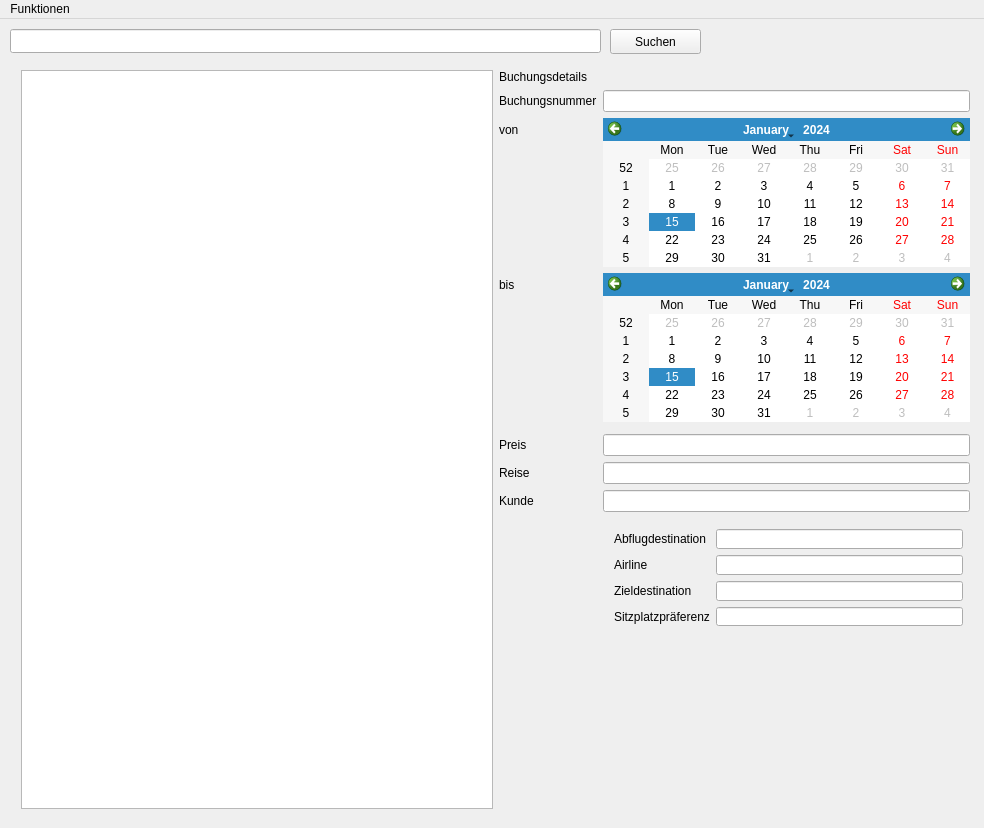
<?xml version="1.0" encoding="UTF-8"?>
<ui version="4.0">
 <class>MainWindow</class>
 <widget class="QMainWindow" name="MainWindow">
  <property name="geometry">
   <rect>
    <x>0</x>
    <y>0</y>
    <width>984</width>
    <height>828</height>
   </rect>
  </property>
  <property name="sizePolicy">
   <sizepolicy hsizetype="Fixed" vsizetype="Expanding">
    <horstretch>0</horstretch>
    <verstretch>0</verstretch>
   </sizepolicy>
  </property>
  <property name="windowTitle">
   <string>Travelagency UpAndAway</string>
  </property>
  <widget class="QWidget" name="centralWidget">
   <widget class="QWidget" name="horizontalLayoutWidget">
    <property name="geometry">
     <rect>
      <x>10</x>
      <y>40</y>
      <width>971</width>
      <height>761</height>
     </rect>
    </property>
    <layout class="QHBoxLayout" name="horizontalLayout">
     <item>
      <widget class="QTableWidget" name="tableWidget">
       <property name="sizePolicy">
        <sizepolicy hsizetype="Expanding" vsizetype="Expanding">
         <horstretch>0</horstretch>
         <verstretch>0</verstretch>
        </sizepolicy>
       </property>
       <property name="showGrid">
        <bool>true</bool>
       </property>
       <property name="sortingEnabled">
        <bool>true</bool>
       </property>
       <property name="rowCount">
        <number>0</number>
       </property>
       <property name="columnCount">
        <number>3</number>
       </property>
       <attribute name="horizontalHeaderVisible">
        <bool>false</bool>
       </attribute>
       <attribute name="horizontalHeaderCascadingSectionResizes">
        <bool>false</bool>
       </attribute>
       <attribute name="horizontalHeaderDefaultSectionSize">
        <number>128</number>
       </attribute>
       <attribute name="horizontalHeaderHighlightSections">
        <bool>false</bool>
       </attribute>
       <attribute name="verticalHeaderShowSortIndicator" stdset="0">
        <bool>true</bool>
       </attribute>
       <column>
        <property name="text">
         <string>Buchungsnummer</string>
        </property>
       </column>
       <column>
        <property name="text">
         <string>Preis</string>
        </property>
       </column>
       <column>
        <property name="text">
         <string>Kunde</string>
        </property>
       </column>
      </widget>
     </item>
     <item>
      <layout class="QFormLayout" name="formLayout_4">
       <item row="1" column="0">
        <widget class="QLabel" name="label_4">
         <property name="text">
          <string>Buchungsdetails</string>
         </property>
        </widget>
       </item>
       <item row="2" column="0">
        <widget class="QLabel" name="label_3">
         <property name="text">
          <string>Buchungsnummer</string>
         </property>
        </widget>
       </item>
       <item row="2" column="1">
        <widget class="QLineEdit" name="lineEdit"/>
       </item>
       <item row="3" column="0">
        <widget class="QLabel" name="label_2">
         <property name="text">
          <string>von</string>
         </property>
        </widget>
       </item>
       <item row="3" column="1">
        <widget class="QCalendarWidget" name="calendarWidgetFromDate"/>
       </item>
       <item row="4" column="0">
        <widget class="QLabel" name="label">
         <property name="text">
          <string>bis</string>
         </property>
        </widget>
       </item>
       <item row="4" column="1">
        <widget class="QCalendarWidget" name="calendarWidgetToDate"/>
       </item>
       <item row="5" column="0">
        <layout class="QGridLayout" name="gridLayout"/>
       </item>
       <item row="6" column="0">
        <widget class="QLabel" name="label_5">
         <property name="text">
          <string>Preis</string>
         </property>
        </widget>
       </item>
       <item row="6" column="1">
        <widget class="QLineEdit" name="priceField"/>
       </item>
       <item row="7" column="0">
        <widget class="QLabel" name="label_6">
         <property name="text">
          <string>Reise</string>
         </property>
        </widget>
       </item>
       <item row="7" column="1">
        <widget class="QLineEdit" name="travelField"/>
       </item>
       <item row="8" column="0">
        <widget class="QLabel" name="label_7">
         <property name="text">
          <string>Kunde</string>
         </property>
        </widget>
       </item>
       <item row="8" column="1">
        <widget class="QLineEdit" name="customerField"/>
       </item>
       <item row="9" column="1">
        <widget class="QStackedWidget" name="stackedWidget">
         <property name="sizePolicy">
          <sizepolicy hsizetype="Minimum" vsizetype="Minimum">
           <horstretch>0</horstretch>
           <verstretch>100</verstretch>
          </sizepolicy>
         </property>
         <property name="currentIndex">
          <number>0</number>
         </property>
         <widget class="QWidget" name="FlightDetailWindow">
          <widget class="QWidget" name="gridLayoutWidget_2">
           <property name="geometry">
            <rect>
             <x>0</x>
             <y>0</y>
             <width>371</width>
             <height>119</height>
            </rect>
           </property>
           <layout class="QGridLayout" name="gridLayout_2">
            <item row="3" column="1">
             <widget class="QLineEdit" name="seatPrefDetailsField"/>
            </item>
            <item row="2" column="0">
             <widget class="QLabel" name="label_9">
              <property name="text">
               <string>Zieldestination</string>
              </property>
             </widget>
            </item>
            <item row="2" column="1">
             <widget class="QLineEdit" name="toDestDetailsField"/>
            </item>
            <item row="0" column="0">
             <widget class="QLabel" name="label_8">
              <property name="text">
               <string>Abflugdestination</string>
              </property>
             </widget>
            </item>
            <item row="3" column="0">
             <widget class="QLabel" name="label_10">
              <property name="text">
               <string>Sitzplatzpräferenz</string>
              </property>
             </widget>
            </item>
            <item row="0" column="1">
             <widget class="QLineEdit" name="fromDestDetailsField"/>
            </item>
            <item row="1" column="0">
             <widget class="QLabel" name="label_18">
              <property name="text">
               <string>Airline</string>
              </property>
             </widget>
            </item>
            <item row="1" column="1">
             <widget class="QLineEdit" name="airlineDetailsField"/>
            </item>
           </layout>
          </widget>
         </widget>
         <widget class="QWidget" name="HotelDetailsWindow">
          <widget class="QWidget" name="gridLayoutWidget_4">
           <property name="geometry">
            <rect>
             <x>0</x>
             <y>0</y>
             <width>371</width>
             <height>88</height>
            </rect>
           </property>
           <layout class="QGridLayout" name="gridLayout_4">
            <item row="1" column="0">
             <widget class="QLabel" name="label_15">
              <property name="text">
               <string>Stadt</string>
              </property>
             </widget>
            </item>
            <item row="0" column="0">
             <widget class="QLabel" name="label_16">
              <property name="text">
               <string>Hotel</string>
              </property>
             </widget>
            </item>
            <item row="2" column="0">
             <widget class="QLabel" name="label_17">
              <property name="text">
               <string>Raucherzimmer</string>
              </property>
             </widget>
            </item>
            <item row="0" column="1">
             <widget class="QLineEdit" name="hotelNameDetailField"/>
            </item>
            <item row="1" column="1">
             <widget class="QLineEdit" name="cityNameDetailField"/>
            </item>
            <item row="2" column="1">
             <widget class="QLineEdit" name="smokeDetailField"/>
            </item>
           </layout>
          </widget>
         </widget>
         <widget class="QWidget" name="RentalCarReservationDetailsWindow">
          <widget class="QWidget" name="gridLayoutWidget_3">
           <property name="geometry">
            <rect>
             <x>0</x>
             <y>10</y>
             <width>341</width>
             <height>119</height>
            </rect>
           </property>
           <layout class="QGridLayout" name="gridLayout_3">
            <item row="1" column="0">
             <widget class="QLabel" name="label_12">
              <property name="text">
               <string>Abholstation</string>
              </property>
             </widget>
            </item>
            <item row="3" column="0">
             <widget class="QLabel" name="label_14">
              <property name="text">
               <string>Versicherung</string>
              </property>
             </widget>
            </item>
            <item row="2" column="0">
             <widget class="QLabel" name="label_13">
              <property name="text">
               <string>Rückgabestation</string>
              </property>
             </widget>
            </item>
            <item row="0" column="0">
             <widget class="QLabel" name="label_11">
              <property name="text">
               <string>Autovermietung</string>
              </property>
             </widget>
            </item>
            <item row="0" column="1">
             <widget class="QLineEdit" name="CompanyDetailField"/>
            </item>
            <item row="1" column="1">
             <widget class="QLineEdit" name="pickupDestinationDetailsField"/>
            </item>
            <item row="2" column="1">
             <widget class="QLineEdit" name="returnLocationDetailsField"/>
            </item>
            <item row="3" column="1">
             <widget class="QLineEdit" name="insuranceTypeDetailsField"/>
            </item>
           </layout>
          </widget>
         </widget>
        </widget>
       </item>
      </layout>
     </item>
    </layout>
   </widget>
   <widget class="QLineEdit" name="searchbar">
    <property name="geometry">
     <rect>
      <x>10</x>
      <y>10</y>
      <width>591</width>
      <height>24</height>
     </rect>
    </property>
   </widget>
   <widget class="QPushButton" name="searchButton">
    <property name="geometry">
     <rect>
      <x>610</x>
      <y>10</y>
      <width>91</width>
      <height>25</height>
     </rect>
    </property>
    <property name="text">
     <string>Suchen</string>
    </property>
   </widget>
  </widget>
  <widget class="QMenuBar" name="menuBar">
   <property name="geometry">
    <rect>
     <x>0</x>
     <y>0</y>
     <width>984</width>
     <height>25</height>
    </rect>
   </property>
   <widget class="QMenu" name="menuFunktionen">
    <property name="title">
     <string>Funktionen</string>
    </property>
    <addaction name="separator"/>
    <addaction name="actionDatei_einlesen"/>
    <addaction name="actionBuchungen_anzeigen"/>
    <addaction name="separator"/>
    <addaction name="actionProgramm_beenden"/>
   </widget>
   <addaction name="menuFunktionen"/>
  </widget>
  <action name="actionDatei_einlesen">
   <property name="text">
    <string>Datei einlesen</string>
   </property>
  </action>
  <action name="actionBuchungen_anzeigen">
   <property name="text">
    <string>Buchungen anzeigen</string>
   </property>
  </action>
  <action name="actionProgramm_beenden">
   <property name="text">
    <string>Programm beenden</string>
   </property>
  </action>
  <action name="actionKundensuche">
   <property name="text">
    <string>Kundensuche</string>
   </property>
  </action>
 </widget>
 <layoutdefault spacing="6" margin="11"/>
 <resources/>
 <connections/>
</ui>
